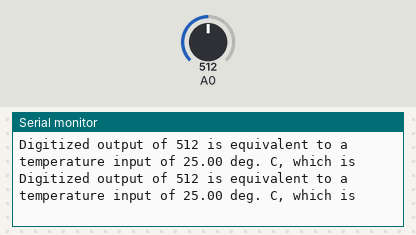
Simulated run of this program. Board: Arduino Uno, built with avr-gcc and run on an emulated ATmega328P. Shown: the last lines printed to the serial monitor. Inputs (shaded band) come from the test bench; at power-on: A0 = 512.

Above: at 2.8 s.
2.9 s: A0 set to 540
At 5.3 s:
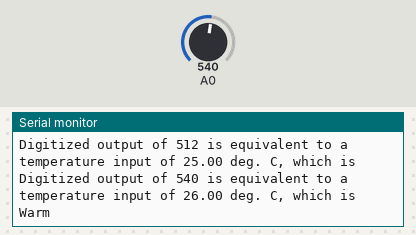
11.5 s: A0 set to 337
At 13.0 s:
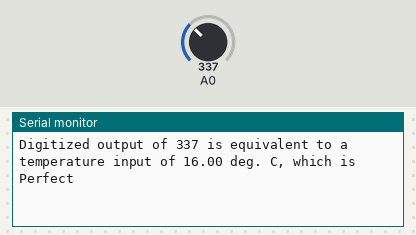
14.2 s: A0 set to 320
At 17.5 s:
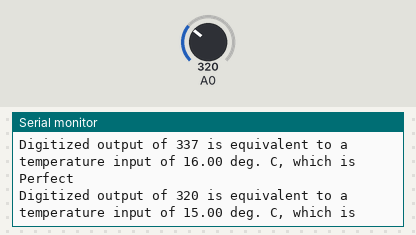
21.5 s: A0 set to 236
At 23.5 s:
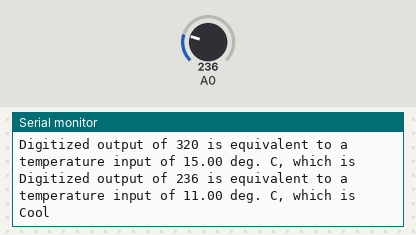
24.2 s: A0 set to 216
At 26.8 s:
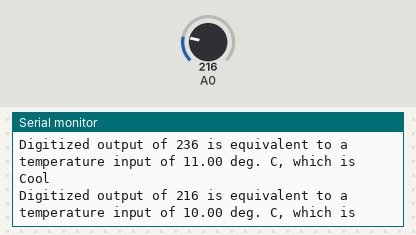
Timing chart, 0 to 27.9 s (numbered marks = the images above; inputs shaded):
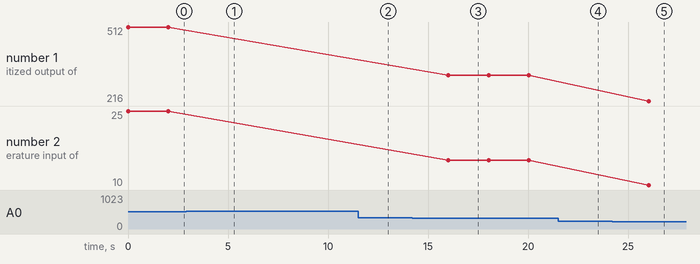

Measured:
- the behaviour switches between 532 and 533 on A0 (found by bisection; images 0 and 1)
- the behaviour switches between 328 and 327 on A0 (found by bisection; images 2 and 3)
- the behaviour switches between 226 and 225 on A0 (found by bisection; images 4 and 5)
- after the input at 2.9 s, the serial monitor: prints a new line after 1.1 s (image 1)
- after the input at 11.5 s, the serial monitor: prints a new line after 0.52 s (image 2)
- after the input at 14.2 s, the serial monitor: prints a new line after 1.8 s (image 3)
- after the input at 21.5 s, the serial monitor: prints a new line after 0.53 s (image 4)
- after the input at 24.2 s, the serial monitor: prints a new line after 1.8 s (image 5)

The program:

main.cpp
```cpp
// I, Kalpa Wickramathunga (000378875), certify that this is my original work.

#include <Arduino.h>

void setup() {
  // configure the USB serial monitor
  Serial.begin(115200);
}

void loop() {
  int iVal;
  float oVal;
  String judgement;

  // read digitized value from the D1 Mini's A/D converter
  iVal = analogRead(A0);

  // calculate output value
  oVal = (iVal * 50) / 1024;

  if (oVal < 10) {
    judgement = "Cold!";
  } else if (oVal > 10 && oVal < 15) {
    judgement = "Cool";
  } else if (oVal > 15 && oVal < 25) {
    judgement = "Perfect";
  } else if (oVal > 25 && oVal < 30) {
    judgement = "Warm";
  } else if (oVal > 30 && oVal < 35) {
    judgement = "Hot";
  } else if (oVal > 35) {
    judgement = "Too Hot!";
  }

  // print value to the USB port
  Serial.println("Digitized output of " + String(iVal) + " is equivalent to a temperature input of " + String(oVal) + " deg. C, which is " + judgement);

  // wait 2 seconds (2000 ms)
  delay(2000);
}
```
